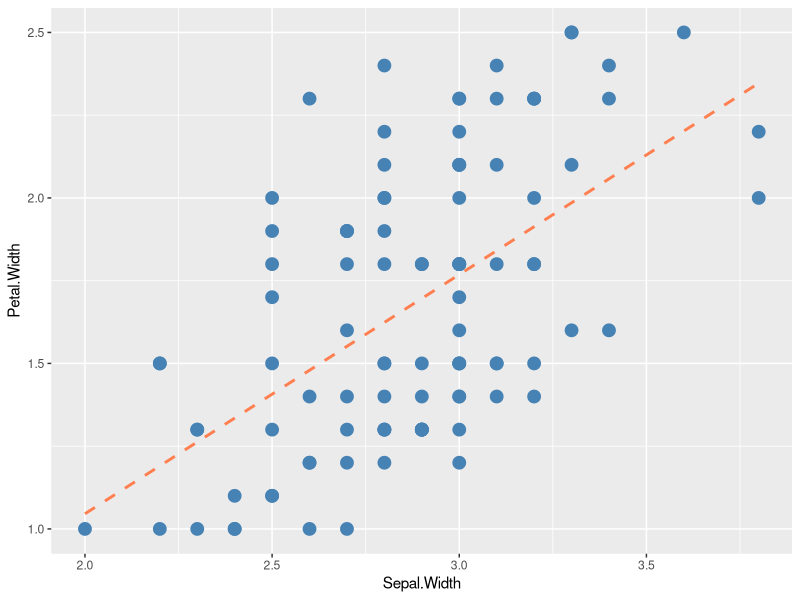

The R script that drew this image:
## ---- chunk 1
library(ggplot2); data(iris); irisData = iris[iris$Species != "setosa",]
ggplot(data = irisData, aes(x = Sepal.Width, y = Petal.Width)) +
  geom_point(size = 4, colour = "steelblue") +
  geom_smooth(method = "lm", colour = "coral", size = 1, se = FALSE, linetype = 2)

